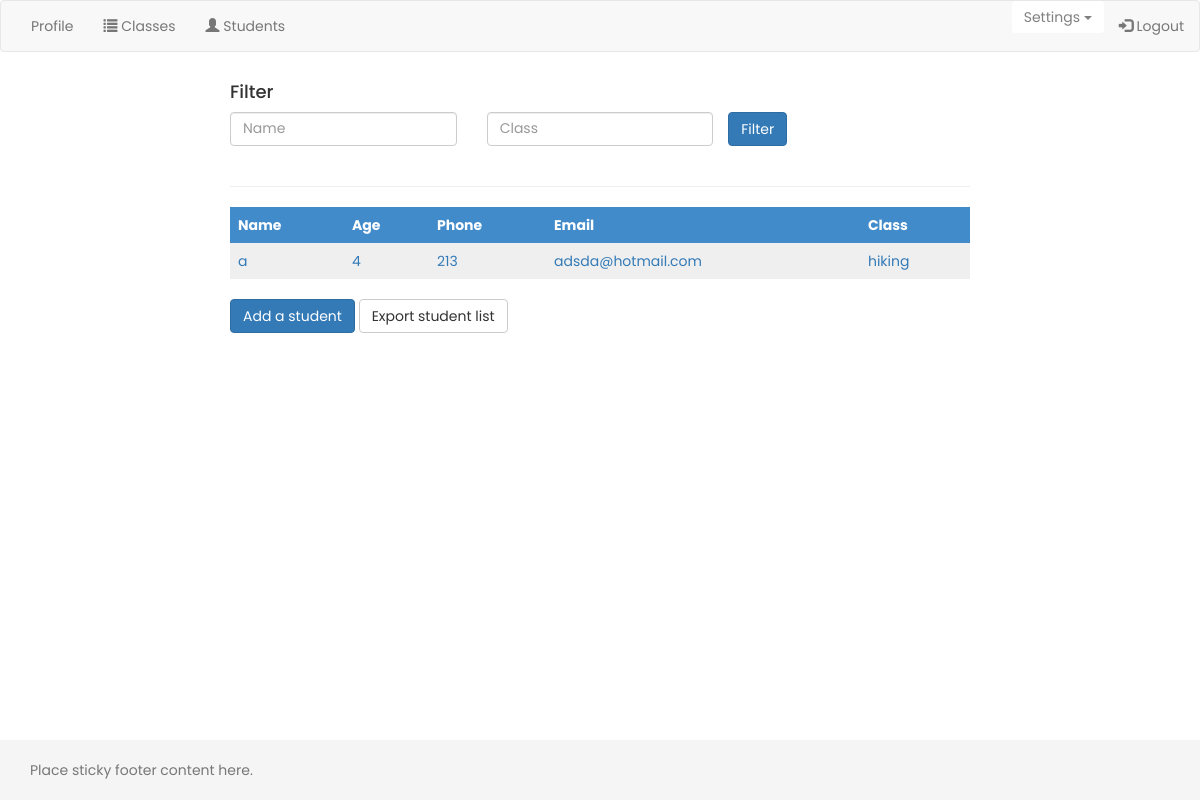
/manager/student_list/ (signed in), run on the app's committed database.
### manager/models.py (models this page shows, shortened)
class Client(models.Model):
    organisation_name= models.CharField(max_length=200, default='unset')
    course = models.ForeignKey(Class, on_delete=models.CASCADE)
    name = models.CharField(max_length = 50)
    last_name = models.CharField(max_length = 50)
    age = models.IntegerField(default = 4)
    phone = models.CharField(max_length = 20)
    gender = models.CharField(max_length = 10)
    email = models.CharField(max_length = 50)
    address = models.CharField(max_length = 100)

class Class(models.Model):
    user = models.ForeignKey(User, default=1)
    organisation_name = models.CharField(max_length=200, default='unset')
    name = models.CharField(max_length=50)
    teacher = models.CharField(max_length=20)
    start_time = models.TimeField(null=True, blank=True)
    end_time = models.TimeField(null=True, blank=True)
    start_date = models.DateField(null=True, blank=True)
    end_date = models.DateField(null=True, blank=True)
    capacity = models.IntegerField(default=10)
    description = models.CharField(max_length = 800)
    price = models.IntegerField(null=True, blank=True)
    total_classes = models.IntegerField(null=True, blank=True)
    image = CloudinaryField('image')
    address = models.CharField(max_length = 100)
    phone_number = models.IntegerField(null=True, blank=True);
    monday = models.BooleanField(default= False)
    tuesday = models.BooleanField(default= False)
    wednesday = models.BooleanField(default= False)
    thursday = models.BooleanField(default= False)
    friday = models.BooleanField(default= False)
    saturday = models.BooleanField(default= False)
    sunday = models.BooleanField(default= False)
    def __str__(self):
        return self.name;

### manager/views.py (the view)
@login_required(login_url='/manager/staff_login/')
def studentList(request):
    name=''
    course=''
    students = Client.objects.filter(organisation_name = request.user)
    if request.GET:
        name = request.GET['name']
        course = request.GET['course']
    if name is not None and name != '':
        students = students.filter(name__icontains=name)
    if course is not None and course != '':
        students = students.filter(course__name__icontains=course)
    context = {
        'students': students,
        'name':name,
        'course': course
    }
    return render(request, 'student/student_list.html', context)

### manager/templates/student/student_list.html
{% extends "profile.html" %}
{% block content%}
<div class='container-fluid'>
  <div class="row">
    <div class="col-sm-12 col-md-12  ui-widget">
      <h4>Filter</h4>
    </div>
    <form action="/manager/student_list/" method="get">
    <div class="col-sm-4 col-md-4  ui-widget">
      <input id="name"  class="form-control" name="name" placeholder="Name" >
    </div>
    <div class="col-sm-4 col-md-4 ui-widget">
      <input id="course"  class="form-control" name='course' type="text" size="50" placeholder="Class">
    </div>
    <br>
    <input type="submit" class="btn btn-primary"  value="Filter">
    </form>
  </div>
  <br>
  <hr>
  <div>
    <table>
      <tr class='table-title-orange'>
        <th>Name</th>
        <th>Age</th>
        <th>Phone</th>
        <th>Email</th>
        <th>Class</th>
      </tr>
      {% for student in students %}
        <tr>
          <td><a href="/manager/student_detail/{{student.id}}">{{ student.name }}</a></td>
          <td><a href="/manager/student_detail/{{student.id}}">{{ student.age }}</a></td>
          <td><a href="/manager/student_detail/{{student.id}}">{{ student.phone }}</a></td>
          <td><a href="/manager/student_detail/{{student.id}}">{{ student.email }}</a></td>
          <td><a href="/manager/student_detail/{{student.id}}">{{ student.course }}</a></td>
        </tr>
      {% endfor %}
    </table>
    <br>
    <div>
        <button type="submit" class="btn btn-primary" onclick="location.href='/manager/create_student/'">Add a student</button>
        <button type="submit" class="btn btn-default" onclick="location.href='/manager/export/?name={{name}}&course={{course}}'">Export student list</button>
    </div>
  </div>
</div>
{% endblock %}

### manager/templates/base.html (style rules this page uses)
a:link, a:visited { text-decoration: none; }
html { position: relative; min-height: 100%; }
body { margin-bottom: 60px; font-family: 'Poppins', sans-serif; }
table { border-collapse: collapse; width:100%; }
.table-title-orange { background-color: #428bca; color: white; }
td, th { text-align: left; padding: 8px; }
tr:nth-child(even) { background-color: #efefef; }

### data on the page
Client: name "a", age "4", phone "213", email "adsda@hotmail.com", course "hiking"
